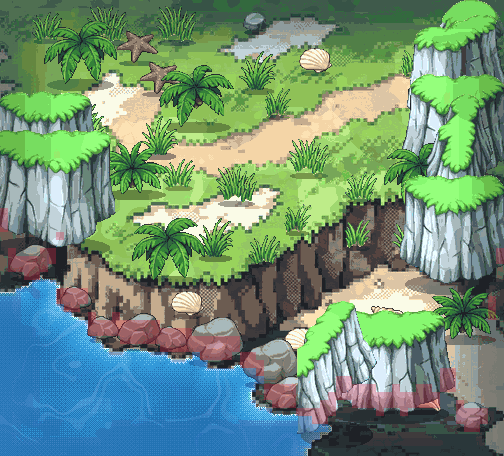

This is a level from a 2D game, rendered from its Tiled map with the project's own tilesets. A one-line summary and the complete map file follow:
An orthogonal 63x57 tile map with 8x8 px tiles, 1 tile layer (collision_8px), 1 image layer.

<map version="1.10" tiledversion="1.10.2" orientation="orthogonal" renderorder="right-down" width="63" height="57" tilewidth="8" tileheight="8" infinite="0" nextlayerid="4" nextobjectid="1">
 <properties>
  <property name="moteur" value="RogueEssence / PMDO" />
  <property name="case_lecture_px" type="int" value="24" />
  <property name="viewport" value="320x240" />
 </properties>
 <tileset firstgid="1" source="brosse_collision.tsx" />
 <imagelayer id="1" name="fond">
  <image source="fond.png" width="504" height="456" />
 </imagelayer>
 <layer id="2" name="collision_8px" width="63" height="57" opacity="0.55">
  <data encoding="csv">
1,1,1,1,1,1,1,1,1,1,1,1,1,1,1,1,1,1,1,1,1,1,1,1,1,1,1,1,1,1,1,1,1,1,1,1,1,1,1,1,1,1,1,1,1,1,1,1,1,1,1,1,1,1,1,1,1,1,1,1,1,1,1,
1,1,1,1,1,1,1,1,1,1,1,1,1,1,1,1,1,1,1,1,1,1,1,1,1,1,1,1,1,1,1,1,1,1,1,1,1,1,1,1,1,1,1,1,1,1,1,1,1,1,1,1,1,1,1,1,1,1,1,1,1,1,1,
1,1,1,1,1,1,1,1,1,1,1,1,1,1,1,1,1,1,1,1,1,1,1,1,1,1,1,1,1,1,1,1,1,1,1,1,1,1,1,1,1,1,1,1,1,1,1,1,1,1,1,1,1,1,1,1,1,1,1,1,1,1,1,
1,1,1,1,1,1,1,1,1,1,1,1,1,1,1,1,1,1,1,1,1,1,1,1,1,1,1,1,1,1,1,1,1,1,1,1,1,1,1,1,1,1,1,1,1,1,1,1,1,1,1,1,1,1,1,1,1,1,1,1,1,1,1,
1,1,1,1,1,1,1,1,1,1,1,1,1,1,1,1,1,1,1,1,1,1,1,1,1,1,1,1,1,1,1,1,1,1,1,1,1,1,1,1,1,1,1,1,1,1,1,1,1,1,1,1,1,1,1,1,1,1,1,1,1,1,1,
1,1,1,1,1,1,1,1,1,1,1,1,1,1,1,1,1,1,1,1,1,1,1,1,1,1,1,1,1,1,1,1,1,1,1,1,1,1,1,1,1,1,1,1,1,1,1,1,1,1,1,1,1,1,1,1,1,1,1,1,1,1,1,
1,1,1,1,1,1,1,1,1,1,1,1,1,1,1,1,1,1,1,1,1,1,1,1,1,1,1,1,1,1,1,1,1,1,1,1,1,1,1,1,1,1,1,1,1,1,1,1,1,1,1,1,1,1,1,1,1,1,1,1,1,1,1,
1,1,1,1,1,1,1,1,1,1,1,1,1,1,1,1,1,1,1,1,1,1,1,1,1,1,1,1,1,1,1,1,1,1,1,1,1,1,1,1,1,1,1,1,1,1,1,1,1,1,1,1,1,1,1,1,1,1,1,1,1,1,1,
1,1,1,1,1,1,1,1,1,1,1,1,1,1,1,1,1,1,1,1,1,1,1,1,1,1,1,1,1,1,1,1,1,1,1,1,1,1,1,1,1,1,1,1,1,1,1,1,1,1,1,1,1,1,1,1,1,1,1,1,1,1,1,
1,1,1,1,1,1,1,1,1,1,1,1,1,1,1,1,1,1,1,1,1,1,1,1,1,1,1,1,1,1,1,1,1,1,1,1,1,1,1,1,1,1,1,1,1,1,1,1,1,1,1,1,1,1,1,1,1,1,1,1,1,1,1,
1,1,1,1,1,1,1,1,1,1,1,1,1,1,1,1,1,1,1,1,1,1,1,1,1,1,1,1,1,1,1,1,1,1,1,1,1,1,1,1,1,1,1,1,1,1,1,1,1,1,1,1,1,1,1,1,1,1,1,1,1,1,1,
1,1,1,1,1,1,1,1,1,1,1,1,1,1,1,1,1,1,1,1,1,1,1,1,1,1,1,1,1,1,1,1,1,1,1,1,1,1,1,1,1,1,1,1,1,1,1,1,1,1,1,1,1,1,1,1,1,1,1,1,1,1,1,
1,1,1,1,1,1,1,1,1,1,1,1,1,1,1,1,1,1,1,1,1,1,1,1,1,1,1,1,1,1,1,1,1,1,1,1,1,1,1,1,1,1,1,1,1,1,1,1,1,1,1,1,1,1,1,1,1,1,1,1,1,1,1,
1,1,1,1,1,1,1,1,1,1,1,1,1,1,1,1,1,1,1,1,1,1,1,1,1,1,1,1,1,1,1,1,1,1,1,1,1,1,1,1,1,1,1,1,1,1,1,1,1,1,1,1,1,1,1,1,1,1,1,1,1,1,1,
1,1,1,1,1,1,1,1,1,1,1,1,1,1,1,1,1,1,1,1,1,1,1,1,1,1,1,1,1,1,1,1,1,1,1,1,1,1,1,1,1,1,1,1,1,1,1,1,1,1,1,1,1,1,1,1,1,1,1,1,1,1,1,
1,1,1,1,1,1,1,1,1,1,1,1,1,1,1,1,1,1,1,1,1,1,1,1,1,1,1,1,1,1,1,1,1,1,1,1,1,1,1,1,1,1,1,1,1,1,1,1,1,1,1,1,1,1,1,1,1,1,1,1,1,1,1,
1,1,1,1,1,1,1,1,1,1,1,1,1,1,1,1,1,1,1,1,1,1,1,1,1,1,1,1,1,1,1,1,1,1,1,1,1,1,1,1,1,1,1,1,1,1,1,1,1,1,1,1,1,1,1,1,1,1,1,1,1,1,1,
1,1,1,1,1,1,1,1,1,1,1,1,1,1,1,1,1,1,1,1,1,1,1,1,1,1,1,1,1,1,1,1,1,1,1,1,1,1,1,1,1,1,1,1,1,1,1,1,1,1,1,1,1,1,1,1,1,1,1,1,1,1,1,
1,1,1,1,1,1,1,1,1,1,1,1,1,1,1,1,1,1,1,1,1,1,1,1,1,1,1,1,1,1,1,1,1,1,1,1,1,1,1,1,1,1,1,1,1,1,1,1,1,1,1,1,1,1,1,1,1,1,1,1,1,1,1,
1,1,1,1,1,1,1,1,1,1,1,1,1,1,1,1,1,1,1,1,1,1,1,1,1,1,1,1,1,1,1,1,1,1,1,1,1,1,1,1,1,1,1,1,1,1,1,1,1,1,1,1,1,1,1,1,1,1,1,1,1,1,1,
1,1,1,1,1,1,1,1,1,1,1,1,1,1,1,1,1,1,1,1,1,1,1,1,1,1,1,1,1,1,1,1,1,1,1,1,1,1,1,1,1,1,1,1,1,1,1,1,1,1,1,1,1,1,1,1,1,1,1,1,1,1,1,
1,1,1,1,1,1,1,1,1,1,1,1,1,1,1,1,1,1,1,1,1,1,1,1,1,1,1,1,1,1,1,1,1,1,1,1,1,1,1,1,1,1,1,1,1,1,1,1,1,1,1,1,1,1,1,1,1,1,1,1,1,1,1,
1,1,1,1,1,1,1,1,1,1,1,1,1,1,1,1,1,1,1,1,1,1,1,1,1,1,1,1,1,1,1,1,1,1,1,1,1,1,1,1,1,1,1,1,1,1,1,1,1,1,1,1,1,1,1,1,1,1,1,1,1,1,1,
1,1,1,1,1,1,1,1,1,1,1,1,1,1,1,1,1,1,1,1,1,1,1,1,1,1,1,1,1,1,1,1,1,1,1,1,1,1,1,1,1,1,1,1,1,1,1,1,1,1,1,1,1,1,1,1,1,1,1,1,1,1,1,
1,1,1,1,1,1,1,1,1,1,1,1,1,1,1,1,1,1,1,1,1,1,1,1,1,1,1,1,1,1,1,1,1,1,1,1,1,1,1,1,1,1,1,1,1,1,1,1,1,1,1,1,1,1,1,1,1,1,1,1,1,1,1,
1,1,1,1,1,1,1,1,1,1,1,1,1,1,1,1,1,1,1,1,1,1,1,1,1,1,1,1,1,1,1,1,1,1,1,1,1,1,1,1,1,1,1,1,1,1,1,1,1,1,1,1,1,1,1,1,1,1,1,1,1,1,1,
2,1,1,1,1,1,1,1,1,1,1,1,1,1,1,1,1,1,1,1,1,1,1,1,1,1,1,1,1,1,1,1,1,1,1,1,1,1,1,1,1,1,1,1,1,1,1,1,1,1,1,1,1,1,1,1,1,1,1,1,1,1,1,
2,1,1,1,1,1,1,1,1,1,1,1,1,1,1,1,1,1,1,1,1,1,1,1,1,1,1,1,1,1,1,1,1,1,1,1,1,1,1,1,1,1,1,1,1,1,1,1,1,1,1,1,1,1,1,1,1,1,1,1,1,1,1,
2,1,1,1,1,1,1,1,1,1,1,1,1,1,1,1,1,1,1,1,1,1,1,1,1,1,1,1,1,1,1,1,1,1,1,1,1,1,1,1,1,1,1,1,1,1,1,1,1,1,1,1,1,1,1,1,1,1,1,1,1,1,1,
1,1,1,1,1,1,1,2,1,1,1,1,1,1,1,1,1,1,1,1,1,1,1,1,1,1,1,1,1,1,1,1,1,1,1,1,1,1,1,1,1,1,1,1,1,1,1,1,1,1,1,1,1,1,1,1,1,1,1,1,1,1,1,
1,1,1,1,1,1,1,1,1,1,1,1,1,1,1,1,1,1,1,1,1,1,1,1,1,1,1,1,1,1,1,1,1,1,1,1,1,1,1,1,1,1,1,1,1,1,1,1,1,1,1,1,1,1,1,1,1,1,1,1,1,1,1,
1,2,1,1,1,2,2,1,1,1,1,1,1,1,1,1,1,1,1,1,1,1,1,1,1,1,1,1,1,1,1,1,1,1,1,1,1,1,1,1,1,1,1,1,1,1,1,1,1,1,1,1,1,1,1,1,1,1,1,1,1,1,2,
1,2,2,2,2,2,2,1,1,1,1,1,1,1,1,1,1,1,1,1,1,1,1,1,1,1,1,1,1,1,1,1,1,1,1,1,1,1,1,1,1,1,1,1,1,1,1,1,1,1,1,1,1,1,1,1,1,1,1,1,1,1,2,
1,2,2,2,2,2,1,1,1,1,1,1,1,1,1,1,1,1,1,1,1,1,1,1,1,1,1,1,1,1,1,1,1,1,1,1,1,1,1,1,1,1,1,1,1,1,1,1,1,1,1,1,1,1,1,1,1,1,1,1,1,1,1,
1,1,1,2,2,1,1,1,1,1,1,1,1,1,1,1,1,1,1,1,1,1,1,1,1,1,1,1,1,1,1,1,1,1,1,1,1,1,1,1,1,1,1,1,1,1,1,1,1,1,1,1,1,1,1,1,1,1,1,1,1,1,1,
1,1,1,1,3,3,3,1,1,1,1,1,1,1,1,1,1,1,1,1,1,1,1,1,1,1,1,1,1,1,1,1,1,1,1,1,1,1,1,1,1,1,1,1,1,1,1,1,1,1,1,1,1,1,1,1,1,1,1,1,1,1,1,
1,1,3,3,3,3,3,2,2,2,2,1,1,1,1,1,1,1,1,1,1,1,1,1,1,1,1,1,1,1,1,1,1,1,1,1,1,1,1,1,1,1,1,1,1,1,1,1,1,1,1,1,1,1,1,1,1,1,1,1,1,1,1,
3,3,3,3,3,3,3,2,2,2,2,1,1,1,1,1,1,1,1,1,1,1,1,1,1,1,1,1,1,1,1,1,1,1,1,1,1,1,1,1,1,1,1,1,1,1,1,1,1,1,1,1,1,1,1,1,1,1,1,1,1,2,1,
3,3,3,3,3,3,3,3,2,2,1,1,1,1,1,1,1,1,1,1,1,1,1,1,1,1,1,1,1,1,1,1,1,1,1,1,1,1,1,1,1,1,1,1,1,1,1,1,1,1,1,1,1,1,1,1,1,1,1,1,1,2,1,
3,3,3,3,3,3,3,3,3,1,1,2,1,1,2,1,1,1,1,1,1,1,1,1,1,1,1,1,1,1,1,1,1,1,1,1,1,1,1,1,1,1,1,1,1,1,1,1,1,1,1,1,1,1,1,1,1,1,1,1,1,2,1,
3,3,3,3,3,3,3,3,3,3,3,2,2,2,2,2,2,2,2,2,1,1,1,1,1,1,1,1,1,1,1,1,1,1,1,1,1,1,1,1,1,1,1,1,1,1,1,1,1,1,1,1,1,1,1,1,1,1,1,1,1,1,1,
3,3,3,3,3,3,3,3,3,3,3,2,2,2,2,2,2,2,2,2,2,2,2,2,1,1,1,1,1,1,1,1,1,1,1,1,1,1,1,1,1,1,1,1,1,1,1,1,1,1,1,1,1,1,1,1,1,1,1,1,1,1,1,
3,3,3,3,3,3,3,3,3,3,3,3,1,1,1,2,2,2,2,2,2,2,2,2,2,2,2,2,2,2,1,1,1,1,1,1,1,1,1,1,1,1,1,1,1,1,1,1,1,1,1,1,1,1,1,1,1,1,1,1,1,1,1,
3,3,3,3,3,3,3,3,3,3,3,3,3,1,1,1,1,1,1,1,2,2,2,2,2,2,2,2,2,2,1,1,1,1,1,1,1,1,1,1,1,1,1,1,1,1,1,1,1,1,1,1,1,1,1,1,1,1,1,1,1,1,1,
3,3,3,3,3,3,3,3,3,3,3,3,3,3,3,3,3,3,3,3,3,1,1,1,3,2,2,2,2,1,2,2,1,1,1,1,1,1,1,1,1,1,1,1,1,1,1,1,1,1,1,1,1,1,1,1,1,1,1,1,1,1,1,
3,3,3,3,3,3,3,3,3,3,3,3,3,3,3,3,3,3,3,3,3,3,3,3,3,3,1,1,1,1,2,2,2,1,1,1,1,1,1,1,1,1,1,1,1,1,1,1,1,1,1,1,1,1,1,1,1,1,1,1,1,1,1,
3,3,3,3,3,3,3,3,3,3,3,3,3,3,3,3,3,3,3,3,3,3,3,3,3,3,3,3,3,3,3,3,2,1,1,1,1,1,1,1,1,1,1,1,1,1,1,1,1,1,1,1,1,1,1,2,2,1,1,1,1,1,1,
3,3,3,3,3,3,3,3,3,3,3,3,3,3,3,3,3,3,3,3,3,3,3,3,3,3,3,3,3,3,3,3,3,1,1,1,1,1,1,1,1,1,2,2,1,1,1,1,1,1,1,1,1,1,1,2,2,1,1,1,1,1,1,
3,3,3,3,3,3,3,3,3,3,3,3,3,3,3,3,3,3,3,3,3,3,3,3,3,3,3,3,3,3,3,3,1,2,2,2,2,1,1,1,1,1,2,2,2,2,2,1,1,2,1,1,2,2,1,2,2,1,1,1,1,1,1,
3,3,3,3,3,3,3,3,3,3,3,3,3,3,3,3,3,3,3,3,3,3,3,3,3,3,3,3,3,3,3,1,1,2,2,2,2,1,1,1,1,2,2,2,2,2,2,2,2,2,2,2,2,2,2,1,1,1,1,1,1,1,1,
3,3,3,3,3,3,3,3,3,3,3,3,3,3,3,3,3,3,3,3,3,3,3,3,3,3,3,3,3,3,3,3,1,1,2,2,2,1,1,1,2,2,1,1,2,2,2,2,2,2,2,2,2,2,2,1,1,2,1,1,1,1,1,
3,3,3,3,3,3,3,3,3,3,3,3,3,3,3,3,3,3,3,3,3,3,3,3,3,3,3,3,3,3,3,3,3,3,1,1,1,2,2,2,2,2,1,1,1,1,1,2,1,1,2,1,1,1,1,1,1,2,2,2,2,1,1,
3,3,3,3,3,3,3,3,3,3,3,3,3,3,3,3,3,3,3,3,3,3,3,3,3,3,3,3,3,3,3,3,3,3,3,3,3,3,3,2,2,1,1,1,1,1,1,1,1,1,1,1,1,1,1,1,1,2,2,2,2,1,1,
3,3,3,3,3,3,3,3,3,3,3,3,3,3,3,3,3,3,3,3,3,3,3,3,3,3,3,3,3,3,3,3,3,3,3,3,3,3,3,3,3,1,1,1,1,1,1,1,1,1,1,1,1,1,1,1,1,1,2,2,1,1,1,
3,3,3,3,3,3,3,3,3,3,3,3,3,3,3,3,3,3,3,3,3,3,3,3,3,3,3,3,3,3,3,3,3,3,3,3,3,3,3,3,1,1,1,1,1,1,1,1,1,1,1,1,1,1,1,1,1,1,1,1,1,1,1,
3,3,3,3,3,3,3,3,3,3,3,3,3,3,3,3,3,3,3,3,3,3,3,3,3,3,3,3,3,3,3,3,3,3,3,3,3,3,3,1,1,1,1,1,1,1,1,1,1,1,1,1,1,1,1,1,1,1,1,1,1,1,1,
3,3,3,3,3,3,3,3,3,3,3,3,3,3,3,3,3,3,3,3,3,3,3,3,3,3,3,3,3,3,3,3,3,3,3,3,3,3,1,1,1,1,1,1,1,1,1,1,1,1,1,1,1,1,1,1,1,1,1,1,1,1,1
  </data>
 </layer>
</map>
